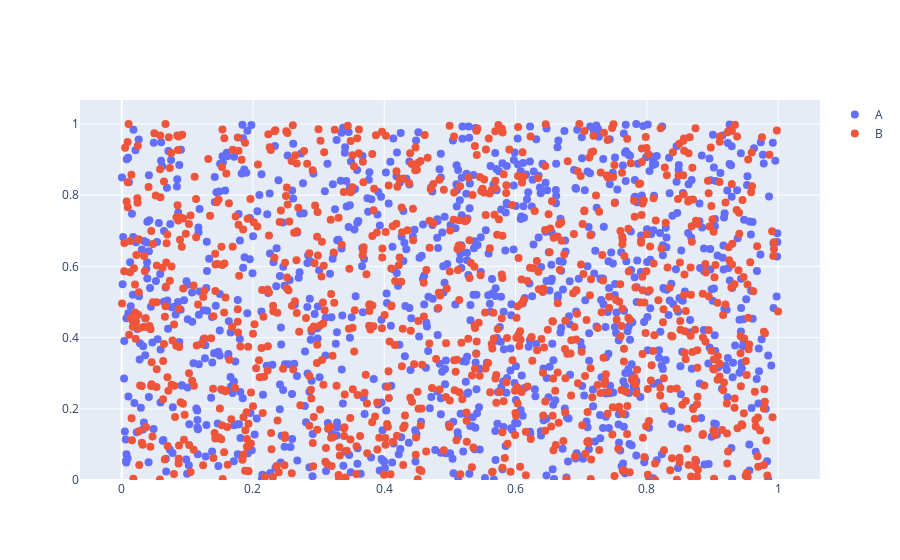

This figure's notebook cell:
### Code cell
x = np.random.random(1000)
y = np.random.random(1000)
df = pd.DataFrame({'x': x, 'y': y})
df['category'] = 'A'

x = np.random.random(1000)
y = np.random.random(1000)
df2 = pd.DataFrame({'x': x, 'y': y})
df2['category'] = 'B'

df = pd.concat([df, df2], axis=0)

ggplot(df, aes(x='x', y='y', color='category')) + geom_point()

### Figure 1 — Plotly figure (JSON) as saved in the notebook; plotly's stock layout.template omitted (floating-point values rounded to 4 significant figures; data arrays with more than 128 entries replaced by an {"elided": "..."} marker saying what was removed)
{"data": [{"marker": {"color": "#636EFA", "size": 8}, "mode": "markers", "name": "A", "opacity": 1, "showlegend": true, "type": "scatter", "x": {"elided": "1000 float values"}, "xaxis": "x", "y": {"elided": "1000 float values"}, "yaxis": "y"}, {"marker": {"color": "#EF553B", "size": 8}, "mode": "markers", "name": "B", "opacity": 1, "showlegend": true, "type": "scatter", "x": {"elided": "1000 float values"}, "xaxis": "x", "y": {"elided": "1000 float values"}, "yaxis": "y"}], "layout": {"legend": {"x": 1.02, "xanchor": "left", "y": 1, "yanchor": "top"}, "showlegend": true, "xaxis": {"anchor": "y", "domain": [0, 1]}, "yaxis": {"anchor": "x", "domain": [0, 1], "rangemode": "tozero"}}}
